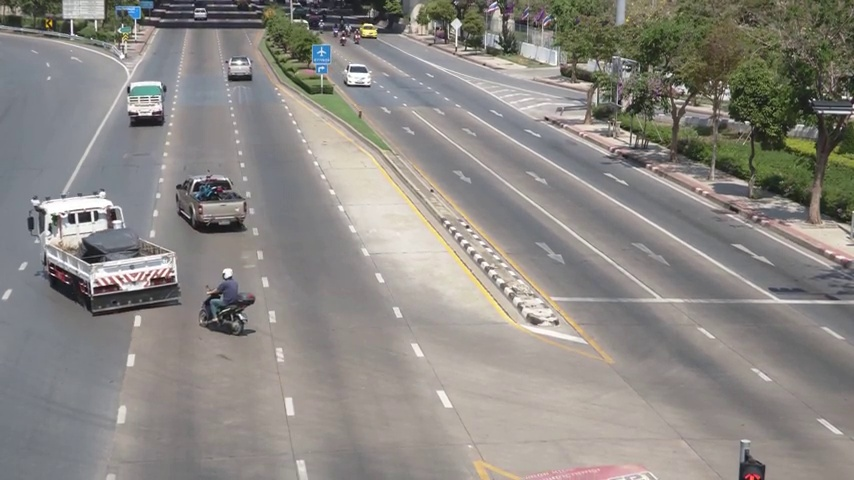
#> input picture lane-prototype/footage/siteA/test_frame.jpg, 854 x 480 px
$ python test_configure.py
#> lines starting #> are read from the running program, lines starting #| are printed output that depends on the picture; after the words box and inside, x2 and y2 are one past the last pixel; in counts of white or black regions, pixels touching at a corner belong together
"""
Quick test of the lane configuration tool with existing test frame.
This demonstrates the tool without requiring user interaction.
"""
import cv2
import yaml

# Load test frame
image = cv2.imread("footage/siteA/test_frame.jpg")
#> image is the input picture: shape (480, 854, 3); mean B, G, R 131.3, 135.9, 139.4
if image is None:
    print("Test frame not found. Run test_image.py first.")
    exit(1)

# Draw example rectangle
x, y, w, h = 820, 300, 220, 380
cv2.rectangle(image, (x, y), (x + w, y + h), (0, 255, 0), 2)
cv2.putText(image, "TRUCK/BUS LANE", (x + 5, y - 10),
           cv2.FONT_HERSHEY_SIMPLEX, 0.7, (0, 255, 0), 2)
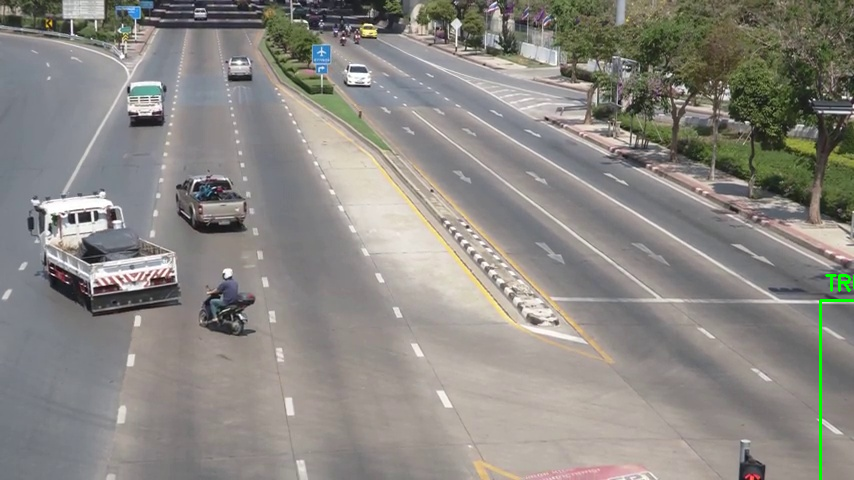
#> image: shape (480, 854, 3); mean B, G, R 131.1, 136.2, 139.1
cv2.putText(image, f"x:{x} y:{y} w:{w} h:{h}", (x + 5, y + h + 25),
           cv2.FONT_HERSHEY_SIMPLEX, 0.5, (0, 255, 0), 1)

# Add instructions
instructions = [
    "Example: Lane Rectangle Configuration",
    "Use configure_lane.py to draw your own rectangle"
]
for i, text in enumerate(instructions):
    cv2.putText(image, text, (10, 30 + i * 30),
               cv2.FONT_HERSHEY_SIMPLEX, 0.6, (255, 255, 255), 2)
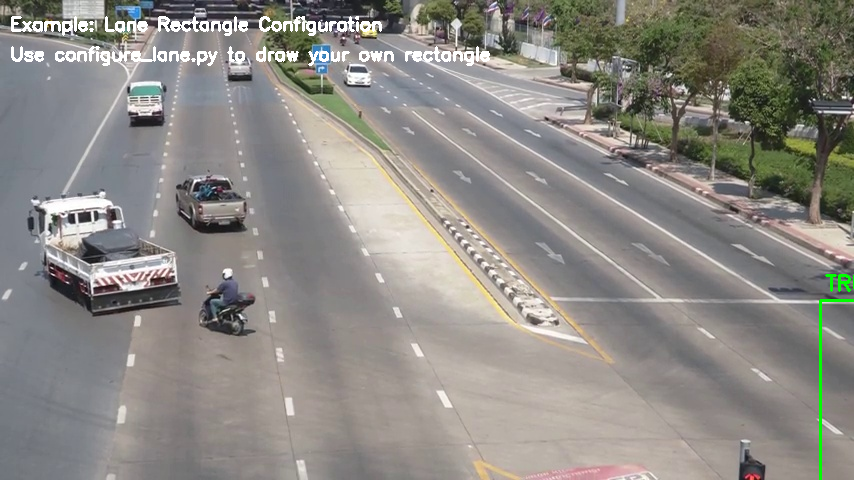
#> image: shape (480, 854, 3); 1.35% of pixels changed, all inside (x1, y1, x2, y2) = (11, 16, 490, 66)

# Save example
cv2.imwrite("runs/images/lane_config_example.jpg", image)
print("Saved example to: runs/images/lane_config_example.jpg")
print(f"  Rectangle: x={x}, y={y}, w={w}, h={h}")
print("\nTo configure your own lane rectangle, run:")
print("  python configure_lane.py --image footage/siteA/video.mp4 --config footage/siteA/config.yaml")
